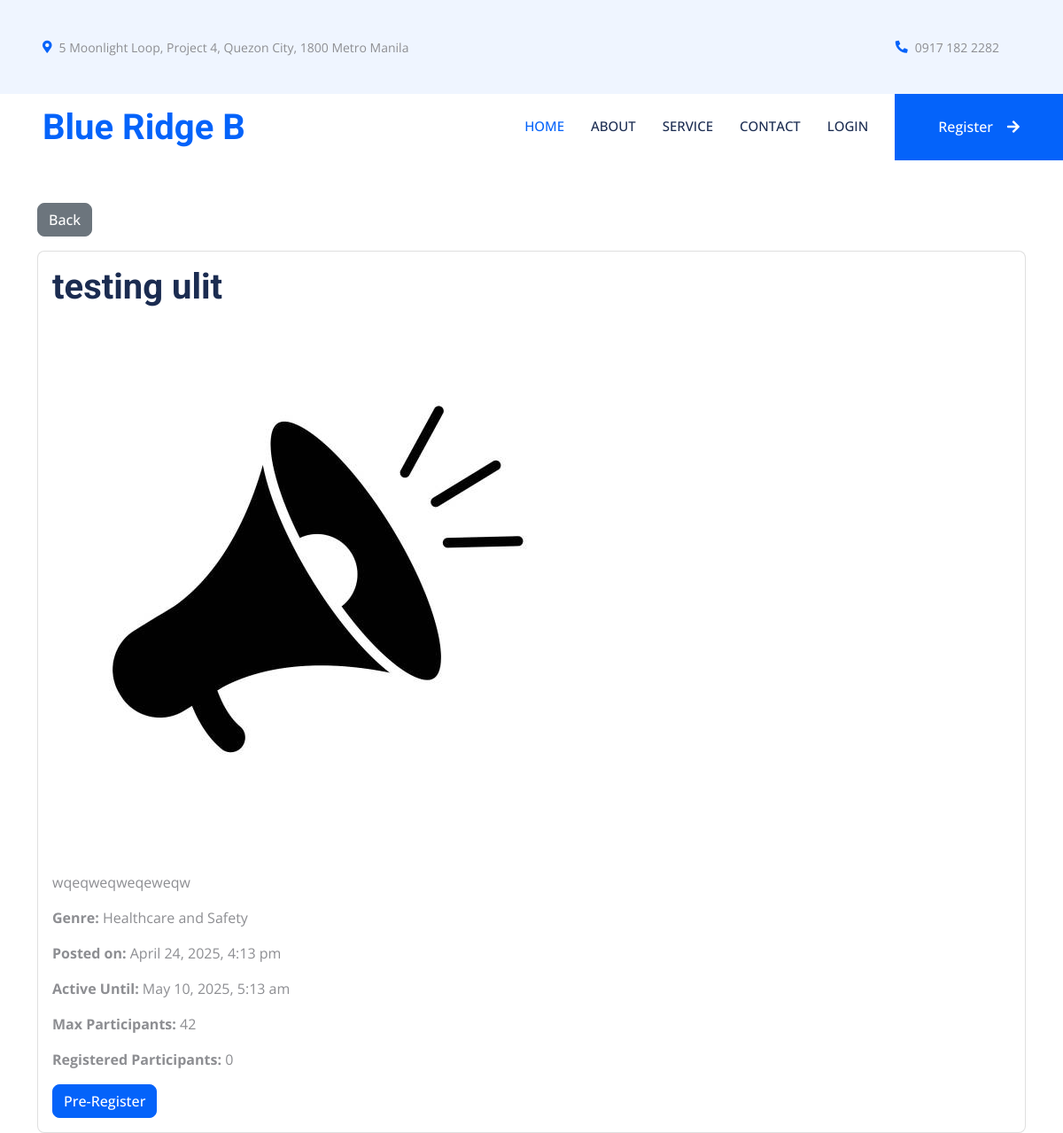
Page /view_announcement.php?id=27 on the committed database.
### tables this page shows
CREATE TABLE `announcements` (
  `id` int(11) NOT NULL,
  `title` varchar(255) NOT NULL,
  `content` text NOT NULL,
  `type` enum('view-only','event') NOT NULL,
  `max_participants` int(11) DEFAULT NULL,
  `created_at` timestamp NOT NULL DEFAULT current_timestamp(),
  `registered_participants` int(11) DEFAULT 0,
  `image_path` varchar(255) DEFAULT NULL,
  `genre` varchar(255) NOT NULL,
  `active_until` datetime DEFAULT NULL,
  `is_active` tinyint(1) DEFAULT 1
);

### view_announcement.php (the view, shortened to what this page needs)
<?php
include 'db.php';
$id = $_GET['id'];
$sql = "SELECT * FROM announcements WHERE id = ?";
$stmt = $conn->prepare($sql);
$stmt->bind_param("i", $id);
$stmt->execute();
$result = $stmt->get_result();
$announcement = $result->fetch_assoc();
?>
<!DOCTYPE html>
<html lang="en">
<head>
    <link rel="stylesheet" href="https://stackpath.bootstrapcdn.com/bootstrap/4.5.2/css/bootstrap.min.css">
    <link rel="stylesheet" href="styles.css">
    <link href="https://cdnjs.cloudflare.com/ajax/libs/font-awesome/5.10.0/css/all.min.css" rel="stylesheet">
    <link href="https://cdn.jsdelivr.net/npm/bootstrap-icons@1.4.1/font/bootstrap-icons.css" rel="stylesheet">
    <link href="lib/animate/animate.min.css" rel="stylesheet">
    <link href="lib/owlcarousel/assets/owl.carousel.min.css" rel="stylesheet">
    <link href="lib/tempusdominus/css/tempusdominus-bootstrap-4.min.css" rel="stylesheet" />
    <link href="css/bootstrap.min.css" rel="stylesheet">
    <link href="css/style.css" rel="stylesheet">
    <link rel="stylesheet" href="https://cdnjs.cloudflare.com/ajax/libs/OwlCarousel2/2.3.4/assets/owl.carousel.min.css">
    <link rel="stylesheet" href="https://cdnjs.cloudflare.com/ajax/libs/OwlCarousel2/2.3.4/assets/owl.theme.default.min.css">
</head>
<body>
        <div class="container-fluid bg-light p-0 wow fadeIn" data-wow-delay="0.1s">
        <div class="row gx-0 d-none d-lg-flex">
            <div class="col-lg-7 px-5 text-start">
                <div class="h-100 d-inline-flex align-items-center py-3 me-4">
                    <small class="fa fa-map-marker-alt text-primary me-2"></small>
                    <small> 5 Moonlight Loop, Project 4, Quezon City, 1800 Metro Manila</small>
                </div>
                <div class="h-100 d-inline-flex align-items-center py-3">
                    <small>Mon - Fri : 08.00 AM - 05.00 PM</small>
                </div>
            </div>
            <div class="col-lg-5 px-5 text-end">
                <div class="h-100 d-inline-flex align-items-center py-3 me-4">
                    <small class="fa fa-phone-alt text-primary me-2"></small>
                    <small>0917 182 2282</small>
                </div>
                </div>
            </div>
        </div>
    <nav class="navbar navbar-expand-lg bg-white navbar-light sticky-top p-0 wow fadeIn" data-wow-delay="0.1s">
        <a href="index.php" class="navbar-brand d-flex align-items-center px-4 px-lg-5">
            <h1 class="m-0 text-primary"><i class=></i>Blue Ridge B</h1>
        </a>
        <div class="collapse navbar-collapse" id="navbarCollapse">
            <div class="navbar-nav ms-auto p-4 p-lg-0">
                <a href="index.php" class="nav-item nav-link active">Home</a>
                <a href="about.php" class="nav-item nav-link">About</a>
                <a href="service.php" class="nav-item nav-link">Service</a>
                <a href="contact.php" class="nav-item nav-link">Contact</a>
                    <?php if (isset($_SESSION["username"])): ?>
                        <a href="logout.php" class="btn btn-primary rounded-0 py-4 px-lg-5 d-none d-lg-block">Log-Out<i class="fa fa-arrow-right ms-3"></i></a>
                    <?php else: ?>
                        <a href="user_login.php" class="nav-item nav-link">Login</a>
                        <a href="register_user.php" class="btn btn-primary rounded-0 py-4 px-lg-5 d-none d-lg-block">Register<i class="fa fa-arrow-right ms-3"></i></a>
                    <?php endif; ?>
        </div>
    </nav>
    <div class="container mt-5">
        <button class="btn btn-secondary mb-3" onclick="window.history.back()">Back</button>
        <div class="card">
            <div class="card-body">
                <h1 class="card-title"><?php echo htmlspecialchars($announcement['title']); ?></h1>
                <?php if (!empty($announcement['image_path'])): ?>
                    <img src="<?php echo htmlspecialchars($announcement['image_path']); ?>" alt="Announcement Image" class="img-fluid mb-3">
                <?php endif; ?>
                <p class="card-text"><?php echo nl2br(htmlspecialchars($announcement['content'])); ?></p>
                <p><strong>Genre:</strong> <?php echo htmlspecialchars($announcement['genre']); ?></p>
                <p><strong>Posted on:</strong> <?php echo date("F j, Y, g:i a", strtotime($announcement['created_at'])); ?></p>
                <p><strong>Active Until:</strong>
                    <?php echo $announcement['active_until'] ? date("F j, Y, g:i a", strtotime($announcement['active_until'])) : 'No expiration'; ?>
                </p>
                <?php if ($announcement['type'] === 'event'): ?>
                    <p><strong>Max Participants:</strong> <?php echo $announcement['max_participants']; ?></p>
                    <p><strong>Registered Participants:</strong> <span id="count"><?php echo $announcement['registered_participants']; ?></span></p>
                    <?php if ($announcement['registered_participants'] < $announcement['max_participants']): ?>
                        <button id="preRegisterBtn" class="btn btn-primary" data-id="<?php echo $announcement['id']; ?>">Pre-Register</button>
                    <?php else: ?>
                        <p><strong>Registration Full</strong></p>
                    <?php endif; ?>
                <?php endif; ?>
            </div>
        </div>
    </div>
</body>
</html>

### css/style.css (style rules this page uses)
:root { --primary: #0463FA; --light: #EFF5FF; --dark: #1B2C51; }
.btn { font-weight: 500; transition: .5s; }
.btn.btn-primary, .btn.btn-secondary { color: #FFFFFF; }
.navbar .navbar-nav .nav-link { margin-right: 30px; padding: 25px 0; color: #FFFFFF; font-size: 15px; font-weight: 500; text-transform: uppercase; outline: none; }
.navbar .navbar-nav .nav-link:hover, .navbar .navbar-nav .nav-link.active { color: var(--primary); }
.navbar .navbar-brand, .navbar a.btn { height: 75px; }
.navbar .navbar-nav .nav-link { color: var(--dark); font-weight: 500; }
.navbar.sticky-top { top: -100px; transition: .5s; }

### rows in the picture
announcements: title "testing ulit", image_path (picture), content "wqeqweqweqeweqw", genre "Healthcare and Safety", created_at "April 24, 2025, 4:13 pm", active_until "May 10, 2025, 5:13 am", max_participants "42", registered_participants "0"
